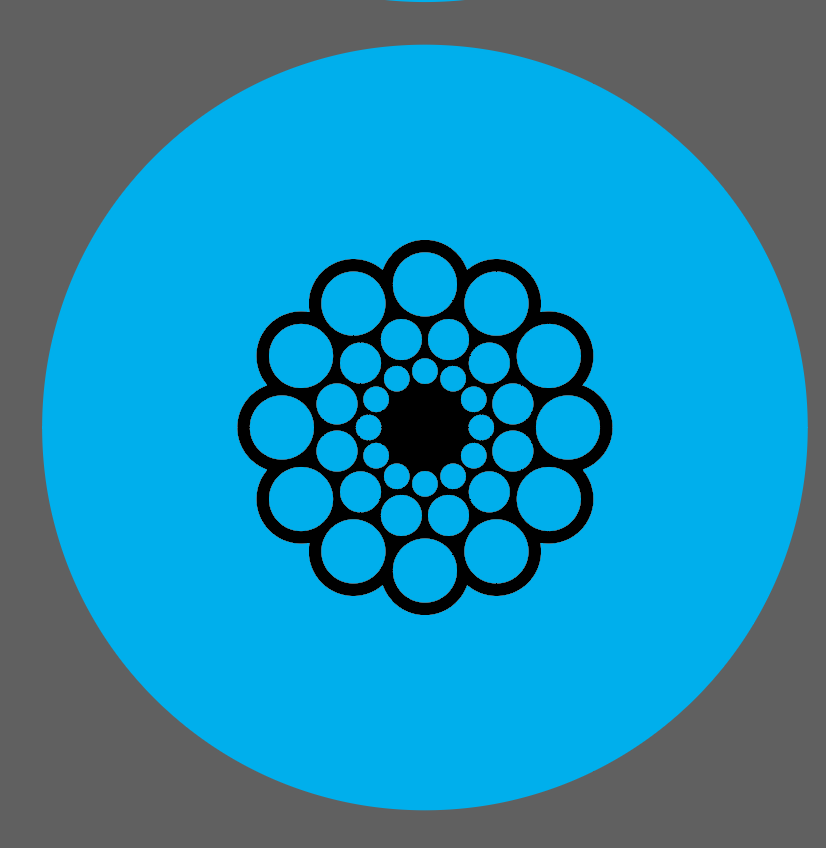
#> input picture src/robot_vision/scripts/Hough_circles/blue-puk.png, 826 x 848 px, given in place of the camera
$ python circle-detection-in-real-time.py   (Python 2 division)
#> lines starting #> are read from the running program, lines starting #| are printed output that depends on the picture; after the words box and inside, x2 and y2 are one past the last pixel; in counts of white or black regions, pixels touching at a corner belong together
# import the necessary packages
import numpy as np
import argparse
import cv2
import time

cap = cv2.VideoCapture(0) # Set Capture Device, in case of a USB Webcam try 1, or give -1 to get a list of available devices

#Set Width and Height
# cap.set(3,1280)
# cap.set(4,720)

# The above step is to set the Resolution of the Video. The default is 640x480.
# This example works with a Resolution of 640x480.

while(True):
	# Capture frame-by-frame
	ret, frame = cap.read()
#> frame is the input picture: shape (848, 826, 3); mean B, G, R 174.3, 137.9, 33.2

	# load the image, clone it for output, and then convert it to grayscale

	output = frame.copy()
	gray = cv2.cvtColor(frame, cv2.COLOR_BGR2GRAY)
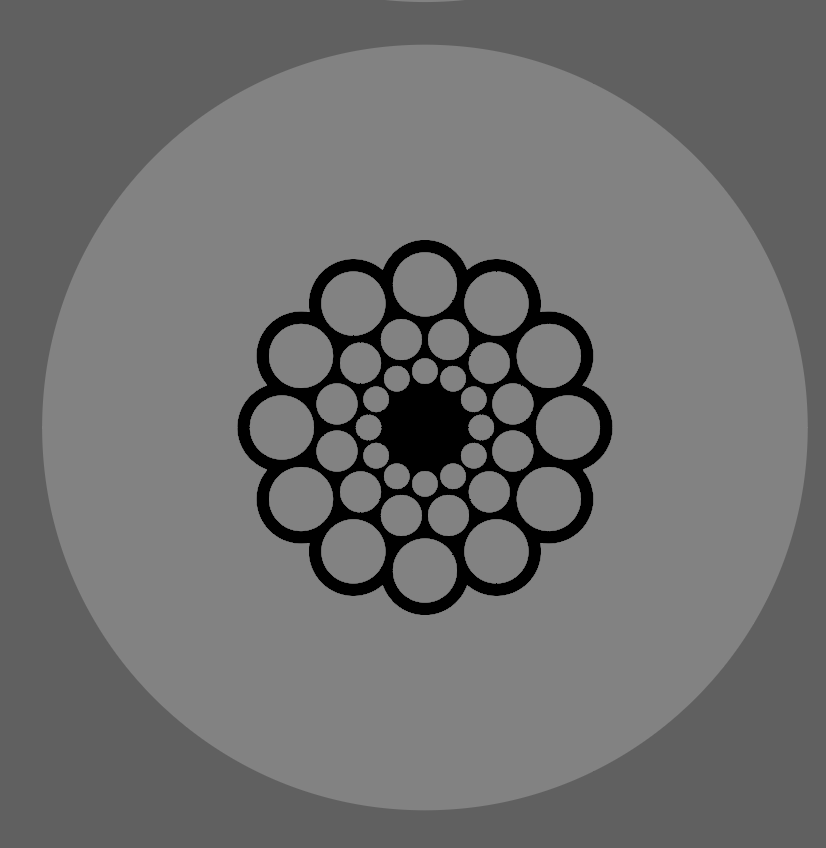
#> gray: shape (848, 826); min 0, max 130, mean 110.9

	# apply GuassianBlur to reduce noise. medianBlur is also added for smoothening, reducing noise.
	gray = cv2.GaussianBlur(gray,(5,5),0);
	gray = cv2.medianBlur(gray,5)

	# Adaptive Guassian Threshold is to detect sharp edges in the Image. For more information Google it.
	gray = cv2.adaptiveThreshold(gray,255,cv2.ADAPTIVE_THRESH_GAUSSIAN_C,\
            cv2.THRESH_BINARY,11,3.5)
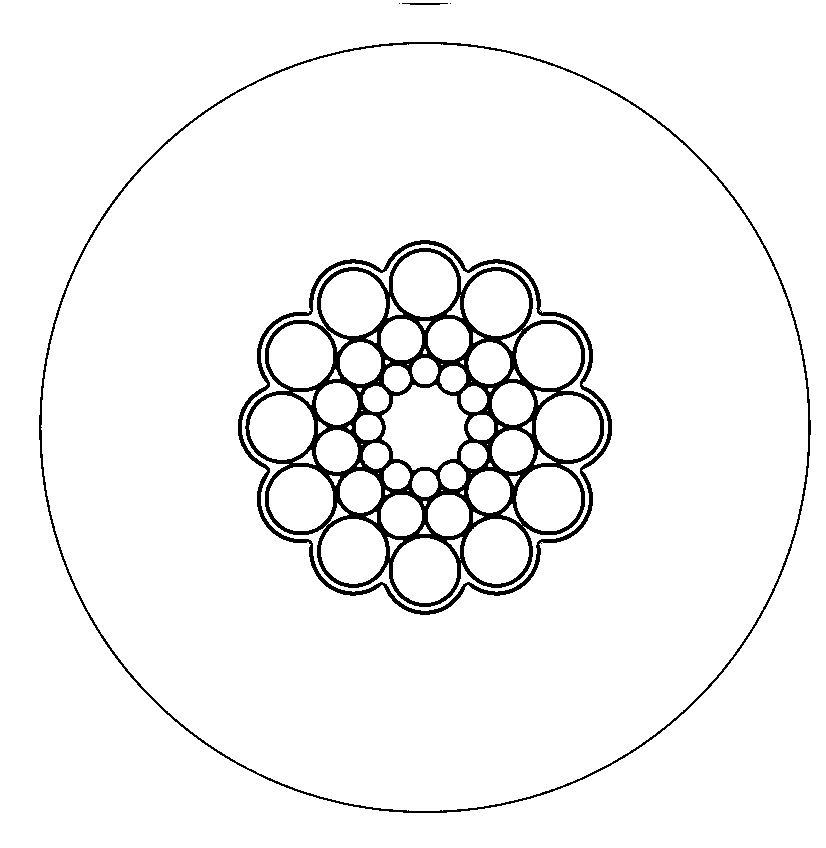
#> gray: shape (848, 826); 95.6% white; 6 black regions (2 under 20 px), largest, box (x1, y1, x2, y2) and area: (245, 248, 604, 607) 20241, (39, 42, 811, 813) 5407, (238, 240, 612, 615) 5228, (402, 3, 448, 5) 76

#> (the run stopped early here; a loop or call above may not have finished)
